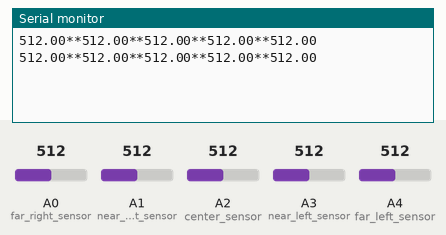
Simulated run of this sketch. Board: Arduino Uno, built with avr-gcc and run on an emulated ATmega328P. Shown: the last lines printed to the serial monitor. The inputs (shaded band) are chosen by the test bench; at power-on: A0 (far_right_sensor) = 512, A1 (near_right_sensor) = 512, A2 (center_sensor) = 512, A3 (near_left_sensor) = 512, A4 (far_left_sensor) = 512.

Above: at 1.5 s.
1.6 s: A0 (far_right_sensor) set to 716
At 1.6 s:
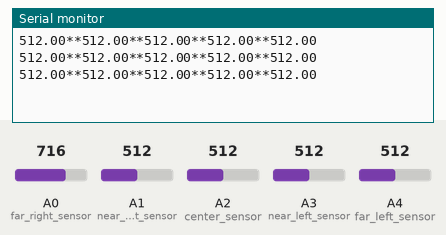
3.1 s: A1 (near_right_sensor) set to 716
At 3.1 s:
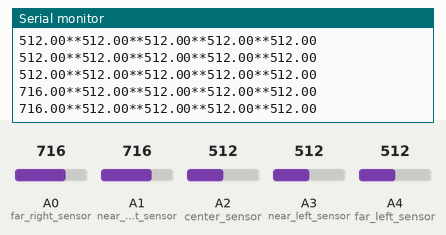
4.6 s: A2 (center_sensor) set to 716
At 4.6 s:
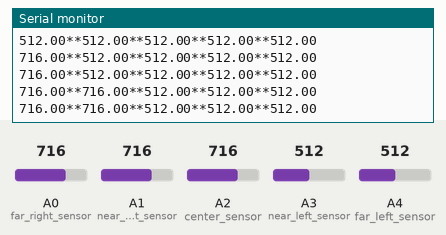
6.1 s: A3 (near_left_sensor) set to 716
At 6.1 s:
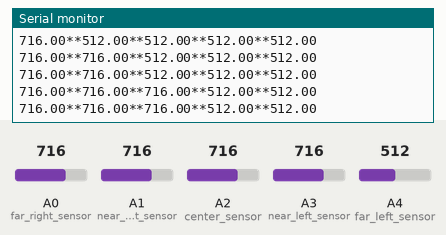
7.6 s: A4 (far_left_sensor) set to 716
At 7.6 s:
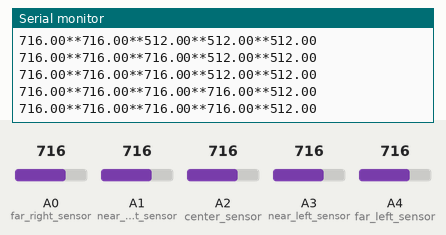
9.1 s: A0 (far_right_sensor) set to 992
At 9.1 s:
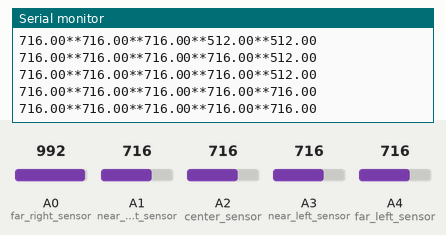
Timing chart, 0 to 11.6 s (numbered marks = the images above; inputs shaded):
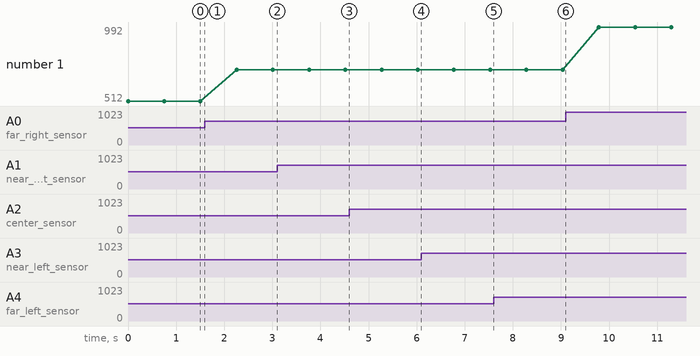

The sketch:

ir_sensor_test.ino
```cpp
int far_right_sensor = A0 ;
int near_right_sensor = A1 ;
int center_sensor = A2 ;
int near_left_sensor = A3 ;
int far_left_sensor = A4 ;

float val_sens1 , volt1 ;
float val_sens2 , volt2  ;
float val_sens3 , volt3 ;
float val_sens4 , volt4  ;
float val_sens5 , volt5  ;
void setup() {
  Serial.begin(9600);
  pinMode(far_right_sensor,INPUT);
  pinMode(near_right_sensor,INPUT);
  pinMode(center_sensor,INPUT);
  pinMode(near_left_sensor,INPUT);
  pinMode(far_left_sensor,INPUT);

}

void loop() {
  val_sens1 = analogRead(far_right_sensor);
  val_sens2 = analogRead(near_right_sensor);
  val_sens3 = analogRead(center_sensor);
  val_sens4 = analogRead(near_left_sensor);
  val_sens5 = analogRead(far_left_sensor);

  volt1 = val_sens1 * (0.5/1023);
  volt2 = val_sens2 * (0.5/1023);
  volt3 = val_sens3 * (0.5/1023);
  volt4 = val_sens4 * (0.5/1023);
  volt5 = val_sens5 * (0.5/1023);
  Serial.print(val_sens1);
  Serial.print("**");
  Serial.print(val_sens2);
  Serial.print("**");
  Serial.print(val_sens3);
  Serial.print("**");
  Serial.print(val_sens4);
  Serial.print("**");
  Serial.println(val_sens5);
  //Serial.println("*******************************");
  delay(750);

  /*Serial.print("\n");
  ardprintf("%f ")*/


}
```

Measured:
- plotted number 1: 512 → 716 after the input at 1.6 s, 716 → 992 after the input at 9.1 s
